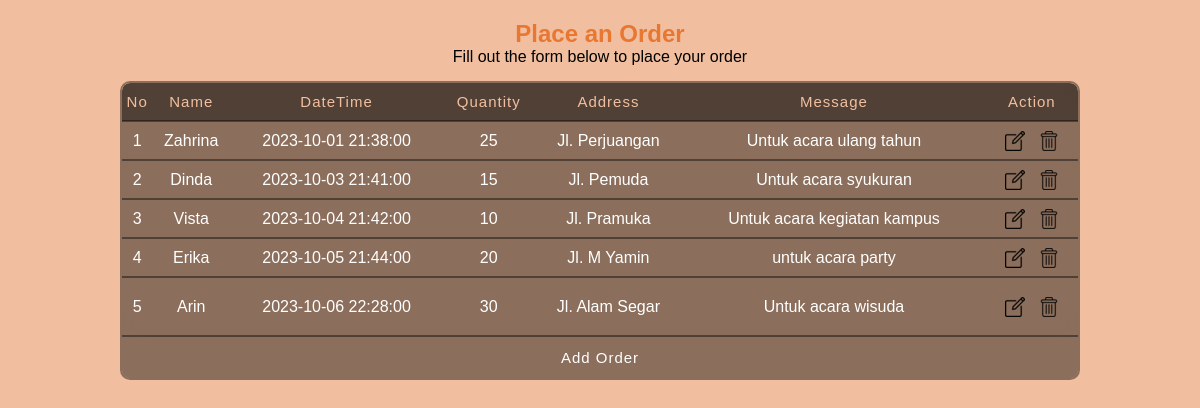
The page /halaman/order.php on the database its author committed.
### tables this page shows
CREATE TABLE `pesanan` (
  `id` int(11) NOT NULL,
  `name` varchar(50) NOT NULL,
  `datetime` datetime NOT NULL,
  `quantity` varchar(15) NOT NULL,
  `address` varchar(50) NOT NULL,
  `message` varchar(50) NOT NULL
);

### halaman/order.php (the view, shortened to what this page needs)
<?php
  require "../koneksi.php";
?>
<!DOCTYPE html>
<html lang="en">
<head>
  <link rel="stylesheet" href="../order.css">
</head>
<body>
  <div class="bg">
    <div class="container">
      <div class="head">
        <h2 style="color: #e87732;" align="center" >Place an Order</h2>
        <div class="title" style="display: flex; justify-content: center;">
        <p style="color: black;">Fill out the form below to place your order</p>
      </div>
      </div>
      <div class="table-box">
        <table>
          <tr>
            <td class="">No</td>
            <td class="">Name</td>
            <td class="">DateTime</td>
            <td class="">Quantity</td>
            <td class="">Address</td>
            <td class="">Message</td>
            <td class="">Action</td>
          </tr>
          <?php
          $query = mysqli_query($koneksi, "SELECT * FROM pesanan");
          $no = 1;
          while ($row = mysqli_fetch_assoc($query)) {
            echo "<tr>";
            echo "<td>$no</td>";
            echo "<td>$row[name]</td>";
            echo "<td>$row[datetime]</td>";
            echo "<td>$row[quantity]</td>";
            echo "<td>$row[address]</td>";
            echo "<td>$row[message]</td>";
            echo "<td class='action'>
            <a href='../halaman/ubah.php?id=$row[id]' class='ubah'><img src='ubah.jpg'></a>
            <a href='../aksi/hapus.php?id=$row[id]' class='hapus'><img src='hapus.jpg'></a>
            </td>";
            echo "</tr>";
            $no++;
          }
          ?>
        </table>
        <div class="tombol">
          <a href="tambah.php">Add Order</a>
        </div>
      </div>
    </div>
  </div>
</body>
</html>

### order.css (style rules this page uses)
* { padding: 0; margin: 0; box-sizing: border-box; font-family: 'Poppins', sans-serif; scroll-behavior: smooth; }
body { display: flex; justify-content:center; align-items: center; color: #ffffff; }
.bg { width: 100%; min-height: 100vh; display: flex; justify-content: center; background-size: 250% 250%; background-color: #f1bf9f; }
.container { width: 80%; height: auto; padding: 20px 0; }
.title { display: flex; align-items: center; justify-content: space-between; }
.table-box { margin-top: 15px; border: 2px solid rgba(0, 0, 0, 0.425); overflow: auto; border-radius: 10px; }
table { width: 100%; border-collapse: collapse; background: rgba(0, 0, 0, 0.425); backdrop-filter: blur(10px); }
table tr td { border-bottom: 2px solid rgba(0, 0, 0, 0.425); text-align: center; height: fit-content; }
table tr:first-child td, table tr:last-child td { padding: 10px 0; font-weight: 500; }
table tr:first-child td { font-size: 15px; letter-spacing: 1px; background: rgba(0, 0, 0, 0.425); color: #f1bf9f; }
.tombol { padding: 10px 0; font-weight: 500; font-size: 18px; text-align: center; letter-spacing: 1px; background:rgba(0, 0, 0, 0.425); transition: all 0.5s; }
.tombol a { color: #ffffff; text-decoration: none; font-size: 15px; }
.ubah { font-size: 32px; border-radius: 10px; padding: 0 5px; transition: all 0.5s; }
.hapus { font-size: 32px; border-radius: 10px; padding: 0 5px; transition: all 0.5s; }

### rows shown on the page
pesanan: name "Zahrina", datetime "2023-10-01 21:38:00", quantity "25", address "Jl. Perjuangan", message "Untuk acara ulang tahun"
pesanan: name "Dinda", datetime "2023-10-03 21:41:00", quantity "15", address "Jl. Pemuda", message "Untuk acara syukuran"
pesanan: name "Vista", datetime "2023-10-04 21:42:00", quantity "10", address "Jl. Pramuka", message "Untuk acara kegiatan kampus"
pesanan: name "Erika", datetime "2023-10-05 21:44:00", quantity "20", address "Jl. M Yamin", message "untuk acara party"
pesanan: name "Arin", datetime "2023-10-06 22:28:00", quantity "30", address "Jl. Alam Segar", message "Untuk acara wisuda"
